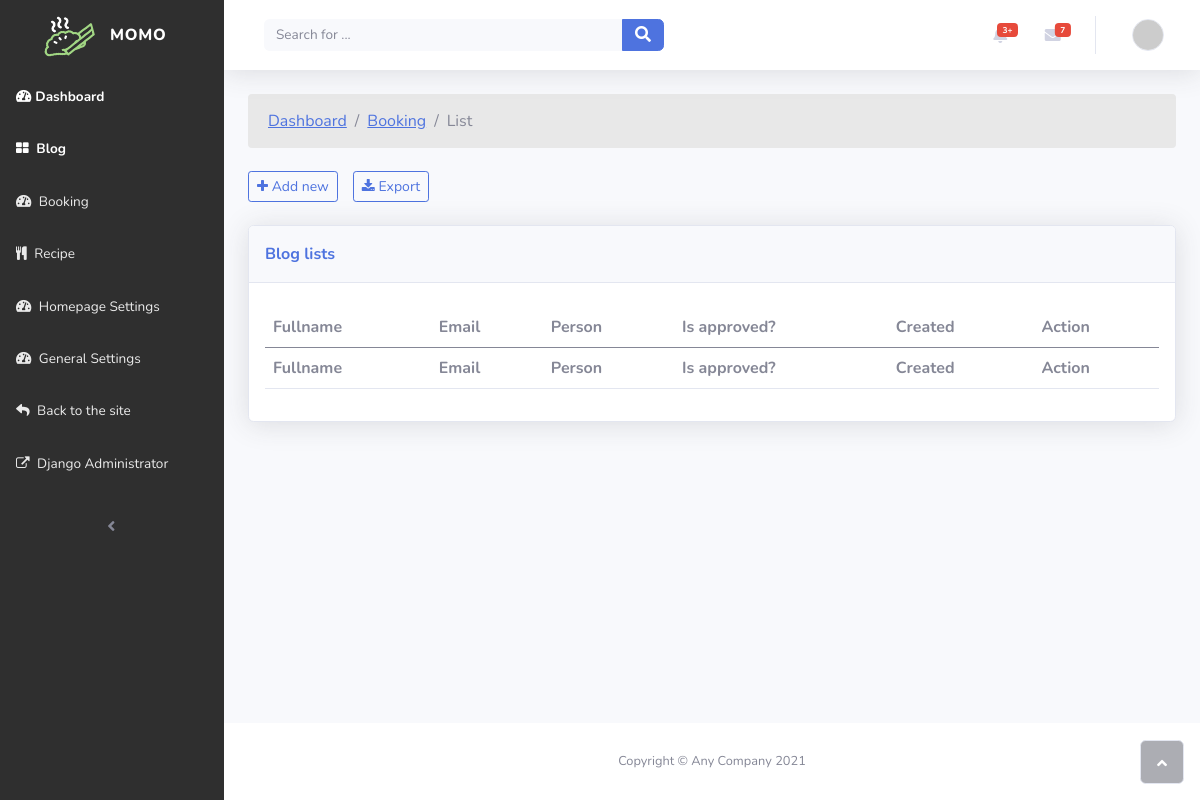
The app's page /dashboard/booking/, older data.
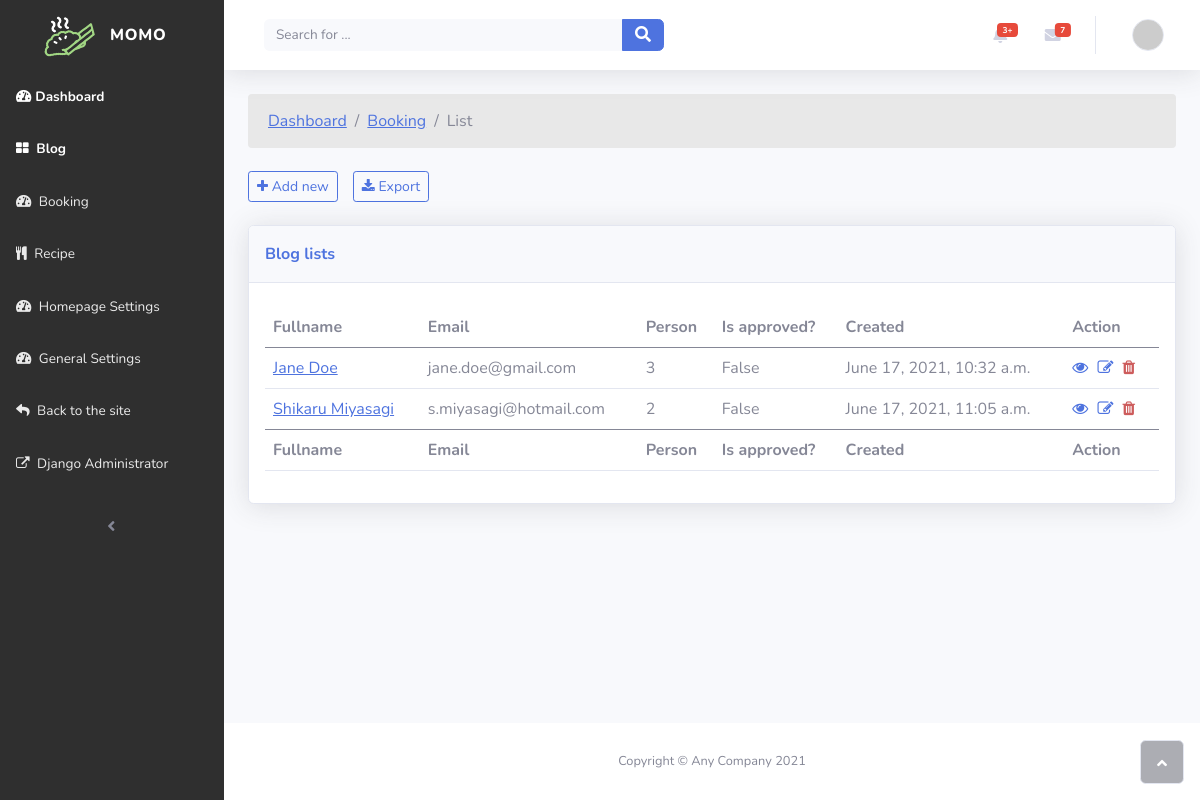
The same page, newer data.
### bookings/models.py (models this page shows, shortened)
class Booking(TimeStampedModel):
    id = models.UUIDField(
        primary_key=True,
        default=uuid.uuid4,
        editable=False
    )
    fullname = models.CharField(max_length=100)
    email = models.EmailField()
    phone = models.TextField()
    person = models.IntegerField()
    note = models.TextField(blank=True)
    is_approved = models.BooleanField(default=1)

### bookings/views.py (the view)
# urls.py: path('booking/', DashboardBookingListView.as_view(), name='booking_list'),
class DashboardBookingListView(ListView):
    model = Booking
    template_name = 'bookings/dashboard/list.html'
    context_object_name = 'bookings'

### bookings/templates/bookings/dashboard/list.html (shortened to what this page needs)
{% extends 'dashboard.html' %}
{% load static %}
{% block content %}
<div class="dashboard-list">
    <nav aria-label="breadcrumb" class="breadcrumb-nav">
        <ol class="breadcrumb">
            <li class="breadcrumb-item">
                <a href="{% url 'dashboard:index' %}">Dashboard</a>
            </li>
            <li class="breadcrumb-item">
                <a href="{% url 'dashboard:booking_list' %}">Booking</a>
            </li>
            <li class="breadcrumb-item active" aria-current="page">List</li>
        </ol>
    </nav>
    <nav class="navbar navbar-action">
        <a class="btn btn-sm btn-outline-primary"
           href="{% url 'dashboard:blog_create' %}">
            <i class="fa fa-plus"></i>{{' Add new'}}
        </a>
        <button class="btn btn-sm btn-outline-primary" type="button">
            <i class="fa fa-download"></i>{{' Export'}}
        </button>
    </nav>
    <div class="card shadow">
        <div class="card-header py-3">
            <p class="text-primary m-0 fw-bold">
                Blog lists
            </p>
        </div>
        <div class="card-body">
            <div class="table-responsive table mt-2"
                 id="dataTable"
                 role="grid"
                 aria-describedby="dataTable_info">
                <table class="table my-0" id="dataTable">
                    <thead>
                    <tr>
                        <th>Fullname</th>
                        <th>Email</th>
                        <th>Person</th>
                        <th>Is approved?</th>
                        <th>Created</th>
                        <th>Action</th>
                    </tr>
                    </thead>
                    <tbody>
                    {% for booking in bookings %}
                    <tr>
                        <td>
                            <a href="{% url 'dashboard:booking_detail' booking.id %}">
                                {{ booking.fullname }}
                            </a>
                        </td>
                        <td>{{ booking.email }}</td>
                        <td>{{ booking.person }}</td>
                        <td>{{ booking.is_approved }}</td>
                        <td>{{ booking.created }}</td>
                        <td class="action">
                            <a href="{% url 'dashboard:booking_detail' booking.id %}"
                               title="View"><i class="fa fa-eye" aria-hidden="true"></i></a>
                            <a href="{% url 'dashboard:blog_update' booking.id %}"
                               title="Update"><i class="fa fa-pencil-square-o"></i></a>
                            <a href="{% url 'dashboard:booking_delete' booking.id %}"
                               title="Delete"><i class="fa fa-trash"></i></a>
                        </td>
                    </tr>
                    {% endfor %}
                    </tbody>
                    <tfoot>
                    <tr>
                        <th>Fullname</th>
                        <th>Email</th>
                        <th>Person</th>
                        <th>Is approved?</th>
                        <th>Created</th>
                        <th>Action</th>
                    </tr>
                    </tfoot>
                </table>
            </div>
        </div>
    </div>
</div>
{% endblock %}

### templates/dashboard.html (shortened to what this page needs)
{% load static %}
<!DOCTYPE html>
<html lang="en">
<head>
    <link href="{% static '/dashboard/css/dashboard.css' %}" rel="stylesheet" type='text/css'/>
    <link href="{% static '/dashboard/css/style.css' %}" rel="stylesheet" type='text/css'/>
    <link rel="stylesheet" href="{% static '/dashboard/assets/fonts/fontawesome-all.min.css' %}">
    <link rel="stylesheet" href="{% static '/dashboard/assets/fonts/font-awesome.min.css' %}">
    <link rel="stylesheet" href="{% static '/dashboard/assets/fonts/fontawesome5-overrides.min.css' %}">
</head>
<body id="page-top">
<div id="wrapper">
    {% include './dashboard/_nav.html' %}
    <div class="d-flex flex-column" id="content-wrapper">
        <div id="content">
            {% include './dashboard/_top.html' %}
            <div class="container-fluid">
                {% block content %}
                {% endblock %}
            </div>
        </div>
        {% include './dashboard/_footer.html' %}

### templates/dashboard/_nav.html (shortened to what this page needs)
{% load static %}
<nav class="navbar navbar-dark align-items-start sidebar accordion p-0">
    <div class="container-fluid d-flex flex-column p-0">
        <a class="navbar-brand d-flex justify-content-center align-items-center sidebar-brand m-0"
           href="{% url 'dashboard:index' %}">
            <div class="sidebar-brand-icon rotate-n-15">
                <img src="{% static 'images/' %}{{'momo-logo.png'}}" alt="">
            </div>
            <div class="sidebar-brand-text mx-3">
                MOMO
            </div>
        </a>
        <ul class="navbar-nav text-light" id="accordionSidebar">
            <li class="nav-item">
                <a class="nav-link active" href="{% url 'dashboard:index' %}">
                    <i class="fas fa-tachometer-alt"></i><span>Dashboard</span>
                </a>
            </li>
            <li class="nav-item">
                <a class="nav-link active" href="{% url 'dashboard:blog_list' %}">
                    <i class="fa fa-th-large"></i>
                    <span>Blog</span>
                </a>
            </li>
            <li class="nav-item">
                <a class="nav-link"
                   href="{% url 'dashboard:booking_list' %}">
                    <i class="fas fa-tachometer-alt"></i>
                    <span>Booking</span>
                </a>
            </li>
            <li class="nav-item">
                <a class="nav-link"
                   href="{% url 'dashboard:recipe_list' %}">
                    <i class="fa fa-cutlery"></i>
                    <span>Recipe</span>
                </a>
            </li>
            <li class="nav-item">
                <a class="nav-link" href="#">
                    <i class="fas fa-tachometer-alt"></i>
                    <span>Homepage Settings</span>
                </a>
            </li>
            <li class="nav-item">
                <a class="nav-link" href="#">
                    <i class="fas fa-tachometer-alt"></i>
                    <span>General Settings</span>
                </a>
            </li>
            <li class="nav-item">
                <a class="nav-link" href="{% url 'website:home' %}">
                    <i class="fas fa-reply"></i>
                    <span>Back to the site</span>
                </a>
            </li>
            <li class="nav-item">
                <a class="nav-link"
                   href="/admin"
                   target="_blank">
                    <i class="fa fa-external-link"></i>
                    <span>Django Administrator</span>
                </a>
            </li>
        </ul>
        <div class="text-center d-none d-md-inline">
            <button class="btn rounded-circle border-0" id="sidebarToggle" type="button"></button>
        </div>
    </div>
</nav>

### templates/dashboard/_top.html (shortened to what this page needs)
<nav class="navbar navbar-light navbar-expand bg-white shadow mb-4 topbar static-top">
    <div class="container-fluid">
        <form class="d-none d-sm-inline-block me-auto ms-md-3 my-2 my-md-0 mw-100 navbar-search">
            <div class="input-group">
                <input class="bg-light form-control border-0 small" type="text"
                       placeholder="Search for ...">
                <button class="btn btn-primary py-0" type="button">
                    <i class="fas fa-search"></i></button>
            </div>
        </form>
        <ul class="navbar-nav flex-nowrap ms-auto">
            <li class="nav-item dropdown no-arrow mx-1">
                <div class="nav-item dropdown no-arrow">
                    <a class="dropdown-toggle nav-link"
                       aria-expanded="false"
                       data-bs-toggle="dropdown"
                       href="#">
                        <span class="badge bg-danger badge-counter">3+</span>
                    </a>
                </div>
            </li>
            <li class="nav-item dropdown no-arrow mx-1">
                <div class="nav-item dropdown no-arrow"><a class="dropdown-toggle nav-link" aria-expanded="false"
                                                           data-bs-toggle="dropdown" href="#"><span
                        class="badge bg-danger badge-counter">7</span><i class="fas fa-envelope fa-fw"></i></a>
                </div>
            </li>
            <li class="nav-item dropdown no-arrow">
                <div class="nav-item dropdown no-arrow">
                    <a class="dropdown-toggle nav-link"
                       aria-expanded="false"
                       data-bs-toggle="dropdown"
                       href="#">
                        <img class="border rounded-circle img-profile"
                             src="http://via.placeholder.com/40x40/?text=R">
                    </a>
                </div>
            </li>
        </ul>
    </div>
</nav>

### templates/dashboard/_footer.html (shortened to what this page needs)
{% load static %}
<footer class="bg-white sticky-footer">
    <div class="container my-auto">
        <div class="text-center my-auto copyright">
            <span>Copyright © Any Company 2021</span>
        </div>
    </div>
</footer>
</div>
<a class="border rounded d-inline scroll-to-top"
   href="#page-top">
    <i class="fas fa-angle-up"></i>
</a>
</div>
</body>
</html>

### static/dashboard/css/style.css (style rules this page uses)
.fa-trash { color: indianred; }
.sidebar { background: #2f2f2f; }
.navbar-dark .navbar-nav .nav-link { color: rgba(255, 255, 255, .90) }
.breadcrumb-nav { background: #e8e8e8; padding: 15px 20px; border-radius: 4px; margin-bottom: 15px; }
.breadcrumb-nav ol { margin: 0; }
.navbar-action { display: flex; justify-content: left; margin-bottom: 15px; }
.navbar-action .btn { margin-right: 15px; }
.action a { margin-right: 5px; }

### templates/dashboard/_nav.html (style rules this page uses)
.sidebar-brand-icon img { height: 40px; }

Row changes from the older to the newer data that the page shows:
added Booking: fullname "Jane Doe", email "jane.doe@gmail.com", person "3", is_approved "False", created "June 17, 2021, 10:32 a.m."
added Booking: fullname "Shikaru Miyasagi", email "s.miyasagi@hotmail.com", person "2", is_approved "False", created "June 17, 2021, 11:05 a.m."
